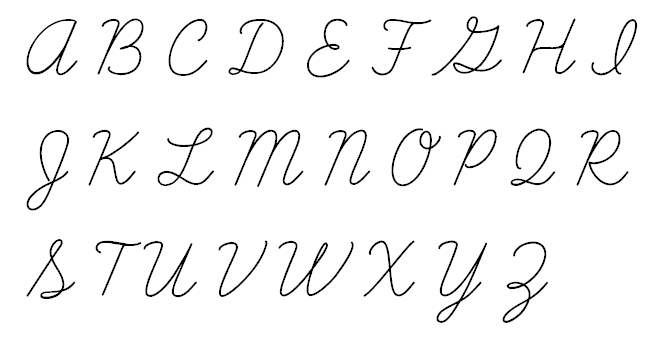
%> input picture RAW/BIG_LEARNING_CURVE.png, 664 x 341 px
$ octave --eval "result = findlocalminima(imread('RAW/BIG_LEARNING_CURVE.png'));"   (GNU Octave 9; MATLAB toolbox functions it lacks are replaced by stand-ins)
%> lines starting %> are read from the running program, lines starting %| are printed output that depends on the picture
%-------------------Introduction------------------------------%
%
% This function finds dominant peaks and valleys of an image
% histogram. Minimum peak distance and averaging filter size can be
% changed to suit your need.
% Although, the function is originally written for mages,
% there is no reason why this can't be used on one
% dimensional data.
%
% I is the image segment in uint8 format
% mpd is the minimum peak distance DEFAULT = 10;
% windowSize is the averaging filter size to
% average the histogram  DEFAULT = 5
% refine is to refine the peaks based on area DEFAULT = 0
%
% USAGE:
% [peaks minima_low minima_high] = findlocalminima(I,10,5,0);
% OR
% [peaks minima_low minima_high] = findlocalminima(I);
%
% This is the function that is used for peak detection in
% my paper,
% "De Silva, D.V.S.; Fernando, W.A.C.; Kodikaraarachchi, H.;
% Worrall, S.T.; Kondoz, A.M.; ,"Adaptive sharpening of depth
% maps for 3D-TV," Electronics Letters , vol.46, no.23,
% pp.1546 -1548, November 11 2010
%
% Kindly cite this paper if you use this in your work.
%
% Varuna De Silva, University of Surrey, Guildford, UK
% varunax@gmail.com
%
%-------------------------------------------------------------%
function [output_peak output_minima_low output_minima_high] = findlocalminima(I,mpd,windowSize,refine)

if nargin < 2
%minimum peak distance
mpd = 10;
%smoothing windowSize
windowSize = 5;
%Local minima refine
refine = 0;
end

%threshold is set at least
thresh = size(I,1)*size(I,2)*0.01;

%Find the histogram
h = imhist(I);
imshow(I)
%Smooth the histogram to remove local variations
h1 = filter(ones(1,windowSize)/windowSize,1,h);

d = diff(h1);

sign_previous = [0;];
sign = zeros(255,1);

for i = 1:255
    if(d(i) ~= 0)
        sign(i,1) = d(i)/abs(d(i));
    else
        sign(i,1) = 0;
    end
end

sign_previous = [sign_previous ; sign];

%Find peaks with a minimum peakdistance of a given value

% Find peaks
p_pos = 0;
p_neg = 0;
pnum = 0;
for i=2:256
    if sign_previous(i)<sign_previous(i-1)
        if sign_previous(i) == 0
            p_pos = i-1;
        else if sign_previous(i)<0 && sign_previous(i-1)==0
                p_neg = i-1;
                pnum = pnum+1;
                locs(pnum) = round((p_pos+p_neg)/2);
            else
                pnum=pnum+1;
                locs(pnum)=i-1;
             end
        end
    end
end

peak = zeros(size(locs,2),1);
minima_low = zeros(size(locs,2),1);
minima_high = zeros(size(locs,2),1);
area = zeros(size(locs,2),1);

for i = 1:size(locs,2)
    peak(i) = locs(i);
end

%Find Local minima
num = 1;
lmin = [];

for i=2:256
    if sign_previous(i)>sign_previous(i-1)
        lmin(num)=i-1;
        num=num+1;
    end
end

%find local minima_low and minima_high
for i = 1:size(locs,2)
    ind_min = find(lmin-locs(i)<0);
    ind_max = find(lmin-locs(i)>0);

    size_min = size(ind_min,2);
    size_max = size(ind_max,2);

    minima_low(i) = 1;
    minima_high(i) = 255;

    if size_min>=1
        minima_low(i) = lmin(ind_min(size_min));
    end

    if size_max>=1
        minima_high(i) = lmin(ind_max(1));
    end
end

% refine local minima
if refine>0
    for i = 1:size(locs,2)-1
        if(minima_high(i)< minima_low(i+1))
        if( minima_high(i)~=minima_low(i+1) && min(h1(minima_high(i):minima_low(i+1))>0) )
            minima = floor((minima_high(i)+ minima_low(i+1))/2);
            minima_low(i+1) = minima;
            minima_high(i) = minima;
        end
        end
    end
end

num = 0;
outpeak = 0;

%refine peaks based on area threshold & mpd
for i = 1:size(locs,2)
    area(i) = sum(h1(minima_low(i):minima_high(i)));
    if outpeak >= 1
        if area(i)>thresh
            if locs(i)-locs(outpeak)>mpd
                num = num+1;
                outpeak = i;
                output_peak(num) = peak(i);
                output_minima_low(num) = minima_low(i);
                output_minima_high(num) = minima_high(i);

            else
                if area(i)>area(outpeak)
                    outpeak = i;
                    output_peak(num) = peak(i);
                    %output_minima_low(num) = minima_low(i);
                    output_minima_high(num) = minima_high(i);
                else
                    output_minima_high(num) = minima_high(i);
                end
            end
        end
    else
        if area(i)>thresh
            num = num+1;
            outpeak = i;
            output_peak(num) = peak(i);
            output_minima_low(num) = minima_low(i);
            output_minima_high(num) = minima_high(i);
        end
    end
end


plot(h1)
xlabel('Pixel Value');
ylabel('Number of Pixels');
hold on
plot(output_peak,h1(output_peak),'*');
plot(output_minima_low,h1(output_minima_low),'or');
plot(output_minima_high,h1(output_minima_high),'or');
hold off
axis tight

end
%> in findlocalminima, `h = imhist(I);`: h = 256 values, max 635250 at index 256, min 0 at index 2, mean 2653.4
%> in findlocalminima, `d = diff(h1);`: d = 255 values, max 127050 at index 255, min -3655.2 at index 5, mean 483.9
%> after the loop in findlocalminima, `for i = 1:255`: sign = 255 values, max 1 at index 77, min -1 at index 5, mean 0
%> in findlocalminima, `sign_previous = [sign_previous ; sign];`: sign_previous = 256 values, max 1 at index 78, min -1 at index 6, mean 0
%> after the loop in findlocalminima, `for i=2:256`: locs = [3 80 107 127 143 157 170 181 192 202 211 220 228 236 243]; p_neg = 245; p_pos = 241; pnum = 15
%> the loop in findlocalminima, `for i = 1:size(locs,2)` made 15 passes
%> after the loop in findlocalminima, `for i = 1:size(locs,2)`: peak = [3; 80; 107; 127; 143; 157; 170; 181; 192; 202; 211; 220; 228; 236; 243]
%> after the loop in findlocalminima, `for i=2:256`: lmin = 30 values from 6 to 255; num = 31
%> the loop in findlocalminima, `for i = 1:size(locs,2)` made 15 passes
%> (ind_min, size_min, size_max) on passes 2 to 7: ([1 2], 2, 28), ([1 2 3 4], 4, 26), ([1 2 3 4 5 6], 6, 24), ([1 2 3 4 5 6 7 8], 8, 22), ([1 2 3 4 5 6 7 8 9 10], 10, 20), ([1 2 3 4 5 6 7 8 9 10 11 12], 12, 18)
%> (ind_max, size_min, size_max) on passes 10 to 15: ([19 20 21 22 23 24 25 26 27 28 29 30], 18, 12), ([21 22 23 24 25 26 27 28 29 30], 20, 10), ([23 24 25 26 27 28 29 30], 22, 8), ([25 26 27 28 29 30], 24, 6), ([27 28 29 30], 26, 4), ([29 30], 28, 2)
%> after the loop in findlocalminima, `for i = 1:size(locs,2)`: minima_high = [6; 83; 110; 130; 146; 160; 173; 184; 195; 205; 214; 223; 231; 239; 246]; minima_low = [1; 77; 104; 124; 140; 154; 167; 178; 189; 199; 208; 217; 225; 233; 240]
%> the loop in findlocalminima, `for i = 1:size(locs,2)` made 15 passes
%> (num, outpeak) on passes 1 to 2: (1, 1), (2, 2)
%> after the loop in findlocalminima, `for i = 1:size(locs,2)`: area = [18276; 3204; 1797; 1908; 2100; 1074; 2169; 1089; 2046; 1083; 2088; 1143; 2067; 2013; 1965]; output_minima_high = [6 83]; output_minima_low = [1 77]; output_peak = [3 80]
%> `result = findlocalminima(imread('RAW/BIG_LEARNING_CURVE.png'));`:
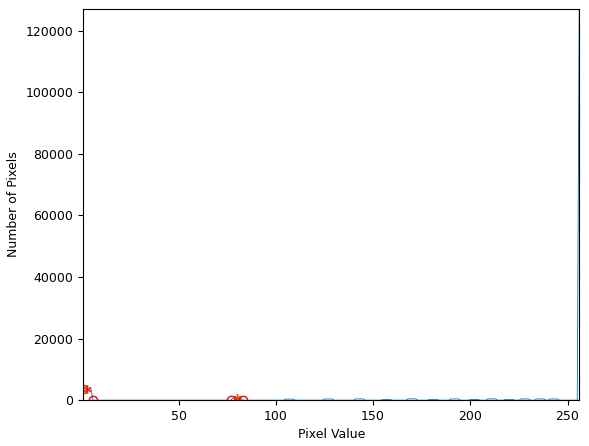
%> figure redrawn from the program's plot data; curve peaks at x = 256, y = 127050

$ run again, on RAW/SMALL_LEARNING_CURVE.png
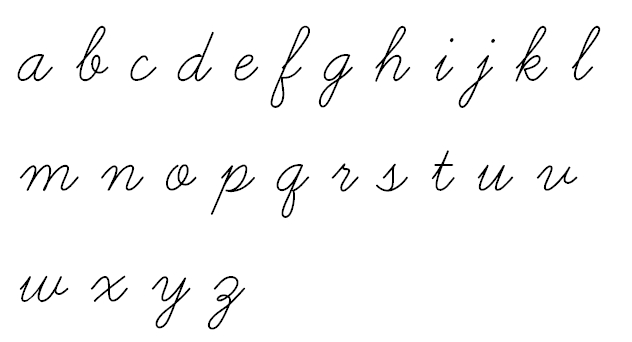
%> input picture RAW/SMALL_LEARNING_CURVE.png, 632 x 342 px
%> h = 256 values, max 619692 at index 256, min 0 at index 2, mean 2532.9
%> d = 255 values, max 123938.4 at index 255, min -2451 at index 5, mean 476.4
%> after the loop in findlocalminima, `for i = 1:255`: sign = 255 values, max 1 at index 77, min -1 at index 5, mean 0
%> sign_previous = 256 values, max 1 at index 78, min -1 at index 6, mean 0
%> after the loop in findlocalminima, `for i=2:256`: locs = [3 80 107 127 143 157 170 181 192 202 211 220 228 236 243]; p_neg = 245; p_pos = 241; pnum = 15
%> the loop in findlocalminima, `for i = 1:size(locs,2)` made 15 passes
%> after the loop in findlocalminima, `for i = 1:size(locs,2)`: peak = [3; 80; 107; 127; 143; 157; 170; 181; 192; 202; 211; 220; 228; 236; 243]
%> after the loop in findlocalminima, `for i=2:256`: lmin = 30 values from 6 to 255; num = 31
%> the loop in findlocalminima, `for i = 1:size(locs,2)` made 15 passes
%> (ind_min, size_min, size_max) on passes 2 to 7: ([1 2], 2, 28), ([1 2 3 4], 4, 26), ([1 2 3 4 5 6], 6, 24), ([1 2 3 4 5 6 7 8], 8, 22), ([1 2 3 4 5 6 7 8 9 10], 10, 20), ([1 2 3 4 5 6 7 8 9 10 11 12], 12, 18)
%> after the loop in findlocalminima, `for i = 1:size(locs,2)`: minima_high = [6; 83; 110; 130; 146; 160; 173; 184; 195; 205; 214; 223; 231; 239; 246]; minima_low = [1; 77; 104; 124; 140; 154; 167; 178; 189; 199; 208; 217; 225; 233; 240]
%> the loop in findlocalminima, `for i = 1:size(locs,2)` made 15 passes
%> (num, outpeak) on pass 1: (1, 1)
%> after the loop in findlocalminima, `for i = 1:size(locs,2)`: area = [12255; 2160; 1077; 1410; 1155; 741; 1488; 660; 1287; 666; 1515; 651; 1167; 1464; 1044]
%> `result = findlocalminima(imread('RAW/BIG_LEARNING_CURVE.png'));`:
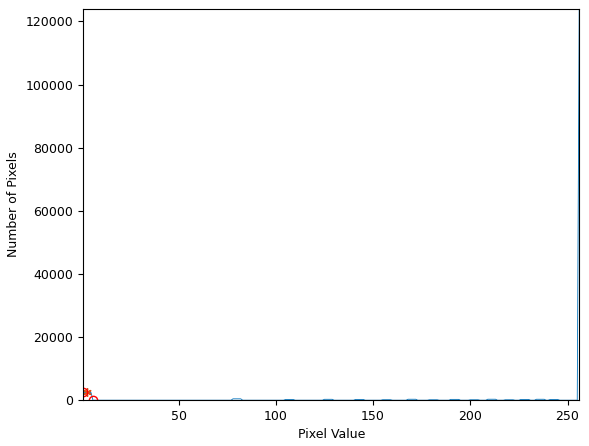
%> figure redrawn from the program's plot data; curve peaks at x = 256, y = 123938.4
%> result = 3
